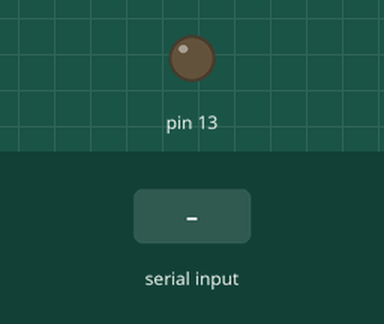
This sketch was run on a simulated Arduino Uno, built with avr-gcc and run on an emulated ATmega328P. Parts: output pins drawn as LEDs (lit = HIGH). The test bench sets the inputs (shaded band). What the sketch prints to the serial monitor is not drawn.

Above: at 1.2 s.
1.3 s: byte 30 received over Serial
At 2.1 s:
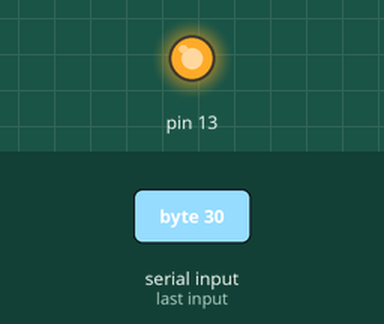
Timing chart, 0 to 4.3 s (numbered marks = the images above; inputs shaded):
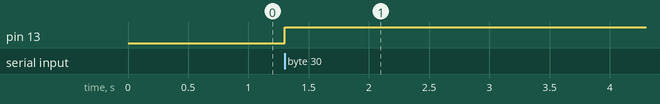

Measured:
- after the input at 1.3 s, pin 13: LOW → HIGH at once

The sketch:

python-try-2.ino
```cpp
int a;

void setup(){
  Serial.begin(9600);
  pinMode(13, OUTPUT);
  Serial.println("Connection established...");
}

void loop(){
  while (Serial.available()){
    a = Serial.read();
    digitalWrite(13,a);
  }
}
```
